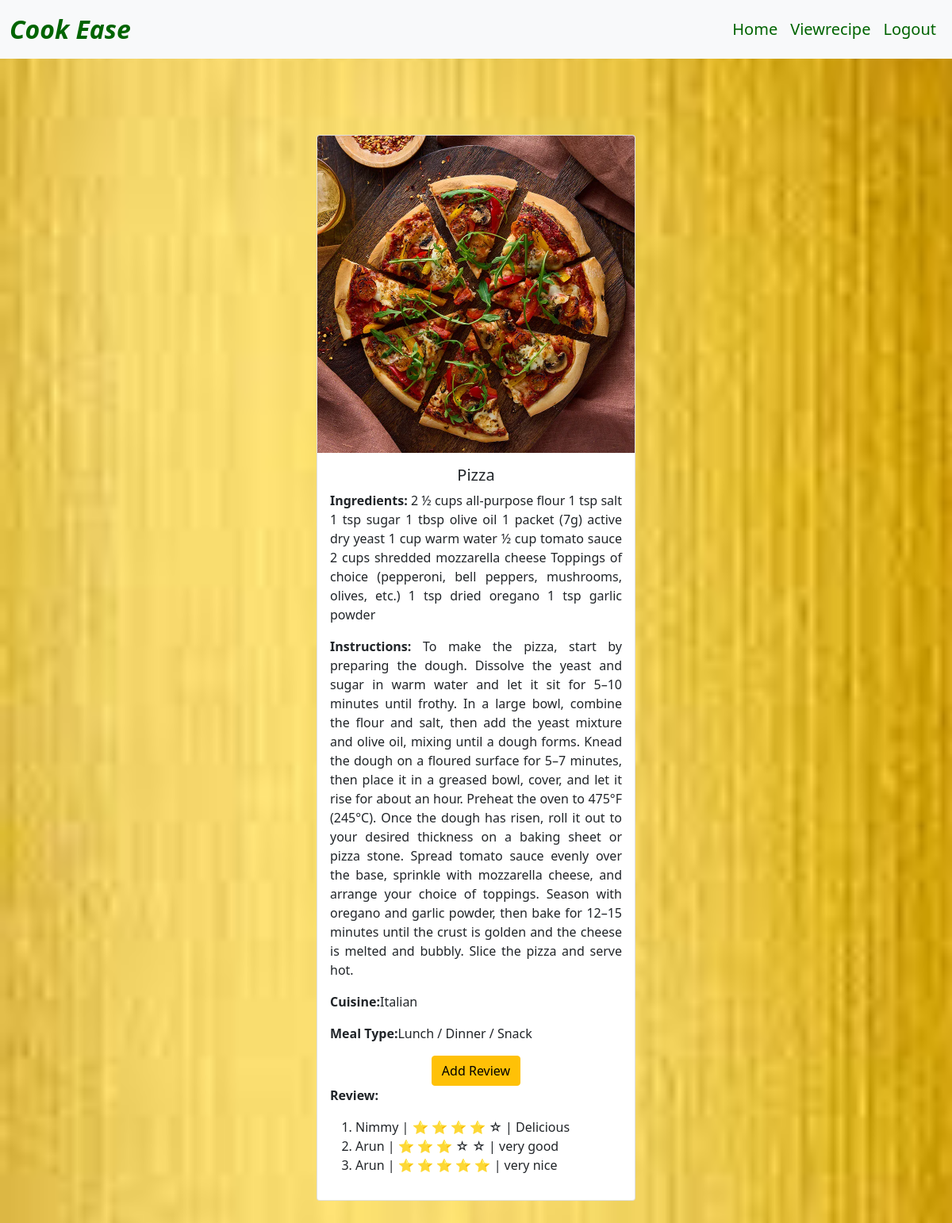
The app's page /details/3 (signed in) with its own data.
### recipesbook/models.py (models this page shows)
class Recipe(models.Model):
    recipename = models.CharField(max_length=100)
    ingredients= models.TextField()
    instructions= models.TextField()
    image = models.ImageField(upload_to='recipes')
    cusine=models.CharField(max_length=50)
    mealtype=models.CharField(max_length=50)

class Review(models.Model):
    rating=models.IntegerField()
    comments=models.TextField()
    username=models.ForeignKey(User,on_delete=models.CASCADE)
    recipe=models.ForeignKey(Recipe,on_delete=models.CASCADE,related_name='reviews')

### recipesbook/views.py (the view)
# urls.py: path('details/<int:i>', views.Detailrecipe.as_view(), name='details'),
class Detailrecipe(View):
    def get(self,request,i):
        r = Recipe.objects.get(id=i)
        u = request.user
        rev= Review.objects.filter(username=u)
        context = {'recipes': r,'users':u,'reviews':rev}
        return render(request, "details.html", context)

### templates/details.html
{% extends 'base.html' %}
{% block content %}
{% load static %}
<body style="background-image: url('{% static 'image/3.jpg' %}'); background-size: cover; align-items:center">
<div class="container mt-5 mb-5 p-5 w-75 d-flex justify-content-center ">
    <div class="card text-center " style="width:50%; ">
  <img class="card-img-top" src="{{recipes.image.url}}" alt="Card image cap">
  <div class="card-body text-dark" style="text-align:justify">
    <h5 class="card-title text-dark text-center">{{recipes.recipename}}</h5>
    <p class="card-text text-dark"><b>Ingredients: </b>{{recipes.ingredients}}</p>
      <p class="card-text text-dark"  style="text-align: justify;"><b>Instructions: </b>{{recipes.instructions}}</p>
      <p><b>Cuisine:</b>{{recipes.cusine}}</p>
      <p><b>Meal Type:</b>{{recipes.mealtype}}</p>
{% if user.is_superuser == False %}
<div class="d-flex justify-content-center">
    <a class="btn btn-warning" href="{% url 'recipesbook:review'   recipes.id%}">Add Review</a>
</div>
{% endif %}
      <p><b>Review:</b></p>
      {% if user.is_authenticated %}
           {% if recipes.reviews.exists%}
         <ol style="text-align:left">
        {% for j in recipes.reviews.all %}
        <li>{{j.username}} | {% for i in "12345" %}
    {% if forloop.counter <= j.rating %}
        ⭐
    {% else %}
        ☆
    {% endif %}
{% endfor %}| {{j.comments}}</li>
        {% endfor %}
        </ol>
      {% else %}
       <p>No review</p>
{% endif %}
           {% endif %}
  </div>
    </div>
</div>
</body>
{% endblock %}

### static/css/styles.css (style rules this page uses)
body { color:white }

### records on screen
Recipe: image (picture), recipename "Pizza", ingredients "2 ½ cups all-purpose flour 1 tsp salt 1 tsp sugar 1 tbsp olive oil 1 packet (7g) active dry yeast 1 cup warm water ½ cup tomato sauce 2 cups shredded mozzarella cheese Toppings of choice (pepperoni, bell peppers, mushrooms, olives, etc.) 1 tsp dried oregano 1 tsp garlic powder", instructions "To make the pizza, start by preparing the dough. Dissolve the yeast and sugar in warm water and let it sit for 5–10 minutes until frothy. In a large bowl, combine the flour and salt, then add the yeast mixture and olive oil, mixing until a dough forms. Knead the dough on a floured surface for 5–7 minutes, then place it in a greased bowl, cover, and let it rise for about an hour. Preheat the oven to 475°F (245°C). Once the dough has risen, roll it out to your desired thickness on a baking sheet or pizza stone. Spread tomato sauce evenly over the base, sprinkle with mozzarella cheese, and arrange your choice of toppings. Season with oregano and garlic powder, then bake for 12–15 minutes until…", cusine "Italian", mealtype "Lunch / Dinner / Snack"
Review: username "Nimmy", rating 4 (drawn), comments "Delicious"
Review: username "Arun", rating 3 (drawn), comments "very good"
Review: username "Arun", comments "very nice"
